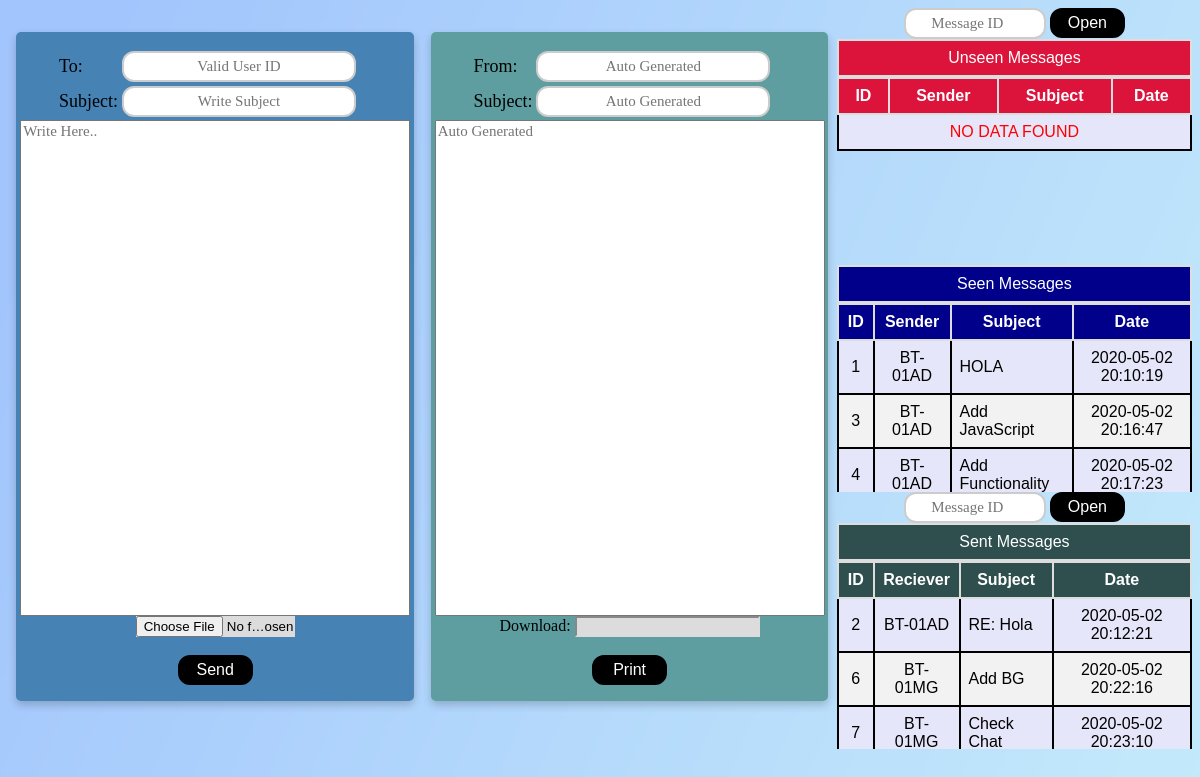
Before: /Pages/chatBox.php (signed in) with the older database file.
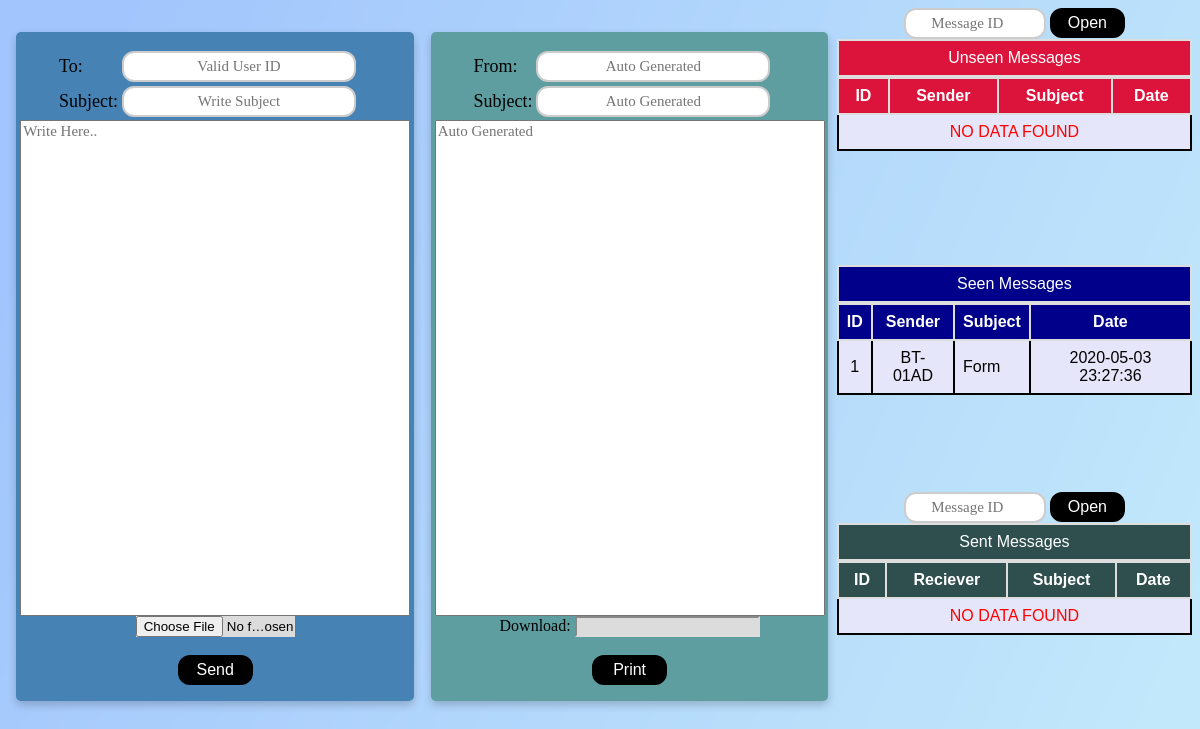
After: the same page with the newer database file.
### tables this page shows
CREATE TABLE `chat` (
  `MSG_ID` int(11) NOT NULL,
  `DATE` datetime NOT NULL DEFAULT current_timestamp(),
  `SUB` varchar(250) DEFAULT NULL,
  `SENDER` varchar(15) NOT NULL,
  `TEXT` longtext NOT NULL,
  `ATTACHMENT` varchar(300) DEFAULT NULL,
  `RECEIVER` varchar(15) NOT NULL,
  `STATUS` int(11) NOT NULL
);

### DB Handler/DBC.php (called while the page is built, shortened)
<?php
$serverName="localhost";
$userName="root";
$password="";
$dbName="btweb";
function get($query)
{
	$data=array();
	global $serverName,$userName,$password,$dbName;
	try
	{
		$conn=mysqli_connect($serverName,$userName,$password,$dbName);
		$result=mysqli_query($conn,$query);
		if(mysqli_num_rows($result) > 0)
		{
			while($row=mysqli_fetch_assoc($result))
			{
				$entity=array();
				foreach($row as $k=>$v)
				{
					$entity[$k]=$row[$k];
				}
				$data[]=$entity;
			}
		}
		return $data;
	}
	catch (Exception $e)
	{
		throw $e->getMessage();
		return $data;
		mysqli_close($conn);
	}
}
?>

### DB Handler/chatDB.php (called while the page is built, shortened)
<?php
require_once 'DBC.php';
function loadUnseenTable($uid)
{
	$result=null;
	try
	{
		$query="SELECT * FROM `chat` WHERE `RECEIVER` = '$uid' AND `STATUS` = '0';";
		$result=get($query);
		return $result;
	}
	catch (Exception $e)
	{
		throw $e->getMessage();
		return $result;
	}
}
function loadSeenTable($uid)
{
	$result=null;
	try
	{
		$query="SELECT * FROM `chat` WHERE `RECEIVER` = '$uid' AND `STATUS` = '1';";
		$result=get($query);
		return $result;
	}
	catch (Exception $e)
	{
		throw $e->getMessage();
		return $result;
	}
}
function loadSentTable($uid)
{
	$result=null;
	try
	{
		$query="SELECT * FROM `chat` WHERE `SENDER` = '$uid';";
		$result=get($query);
		return $result;
	}
	catch (Exception $e)
	{
		throw $e->getMessage();
		return $result;
	}
}
?>

### Page Controllers/chatController.php (the view, shortened to what this page needs)
<?php
require_once '../DB Handler/chatDB.php';
function showUnseenTable($para)
{
	$table=loadUnseenTable($para);
	if($table != null)
	{
		foreach($table as $data)
		{
			echo "<tr>";
			echo "<td align='middle'>".$data["MSG_ID"]."</td>";
			echo "<td align='middle'>".$data["SENDER"]."</td>";
			echo "<td>".$data["SUB"]."</td>";
			echo "<td align='middle'>".$data["DATE"]."</td>";
			echo "</tr>";
		}
	}
	else
	{
		echo "<tr> <td colspan='4' align='middle'> <span style='color:red;'> NO DATA FOUND </span> </td> </tr>";
	}
}
function showSeenTable($para)
{
	$table=loadSeenTable($para);
	if($table != null)
	{
		foreach($table as $data)
		{
			echo "<tr>";
			echo "<td align='middle'>".$data["MSG_ID"]."</td>";
			echo "<td align='middle'>".$data["SENDER"]."</td>";
			echo "<td>".$data["SUB"]."</td>";
			echo "<td align='middle'>".$data["DATE"]."</td>";
			echo "</tr>";
		}
	}
	else
	{
		echo "<tr> <td colspan='4' align='middle'> <span style='color:red;'> NO DATA FOUND </span> </td> </tr>";
	}
}
function showSentTable($para)
{
	$table=loadSentTable($para);
	if($table != null)
	{
		foreach($table as $data)
		{
			echo "<tr>";
			echo "<td align='middle'>".$data["MSG_ID"]."</td>";
			echo "<td align='middle'>".$data["RECEIVER"]."</td>";
			echo "<td>".$data["SUB"]."</td>";
			echo "<td align='middle'>".$data["DATE"]."</td>";
			echo "</tr>";
		}
	}
	else
	{
		echo "<tr> <td colspan='4' align='middle'> <span style='color:red;'> NO DATA FOUND </span> </td> </tr>";
	}
}
?>

Changed rows visible on the page:
removed chat: MSG_ID "3", SENDER "BT-01AD", SUB "Add JavaScript", DATE "2020-05-02 20:16:47", shown under "Seen Messages"
removed chat: MSG_ID "4", SENDER "BT-01AD", SUB "Add Functionality", DATE "2020-05-02 20:17:23", shown under "Seen Messages"
no longer on this page (row edited): chat: MSG_ID "2", RECEIVER "BT-01AD", SUB "RE: Hola", DATE "2020-05-02 20:12:21", shown under "Sent Messages"
removed chat: MSG_ID "6", RECEIVER "BT-01MG", SUB "Add BG", DATE "2020-05-02 20:22:16", shown under "Sent Messages"
removed chat: MSG_ID "7", RECEIVER "BT-01MG", SUB "Check Chat", DATE "2020-05-02 20:23:10", shown under "Sent Messages"
changed chat "BT-01AD": SUB "HOLA" → "Form"; DATE "2020-05-02 20:10:19" → "2020-05-03 23:27:36"
Other visible differences:
text now shown: "NO DATA FOUND"
